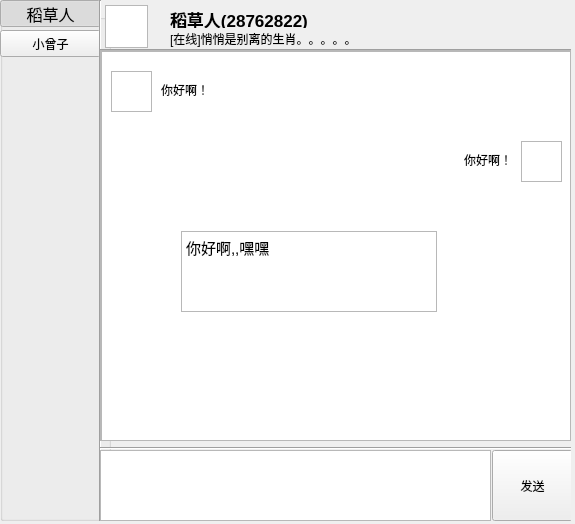
<?xml version="1.0" encoding="UTF-8"?>
<ui version="4.0">
 <class>Chat</class>
 <widget class="QWidget" name="Chat">
  <property name="geometry">
   <rect>
    <x>0</x>
    <y>0</y>
    <width>575</width>
    <height>524</height>
   </rect>
  </property>
  <property name="windowTitle">
   <string>聊天</string>
  </property>
  <widget class="QGroupBox" name="groupBox">
   <property name="geometry">
    <rect>
     <x>0</x>
     <y>0</y>
     <width>111</width>
     <height>521</height>
    </rect>
   </property>
   <property name="title">
    <string>GroupBox</string>
   </property>
   <widget class="QPushButton" name="pushButton">
    <property name="geometry">
     <rect>
      <x>0</x>
      <y>0</y>
      <width>101</width>
      <height>27</height>
     </rect>
    </property>
    <property name="palette">
     <palette>
      <active>
       <colorrole role="WindowText">
        <brush brushstyle="SolidPattern">
         <color alpha="255">
          <red>255</red>
          <green>0</green>
          <blue>0</blue>
         </color>
        </brush>
       </colorrole>
      </active>
      <inactive>
       <colorrole role="WindowText">
        <brush brushstyle="SolidPattern">
         <color alpha="255">
          <red>255</red>
          <green>0</green>
          <blue>0</blue>
         </color>
        </brush>
       </colorrole>
      </inactive>
      <disabled>
       <colorrole role="WindowText">
        <brush brushstyle="SolidPattern">
         <color alpha="255">
          <red>143</red>
          <green>145</green>
          <blue>146</blue>
         </color>
        </brush>
       </colorrole>
      </disabled>
     </palette>
    </property>
    <property name="font">
     <font>
      <family>Liberation Mono</family>
      <pointsize>12</pointsize>
      <weight>50</weight>
      <italic>false</italic>
      <bold>false</bold>
      <underline>false</underline>
      <strikeout>false</strikeout>
     </font>
    </property>
    <property name="text">
     <string>稻草人</string>
    </property>
    <property name="checkable">
     <bool>true</bool>
    </property>
    <property name="checked">
     <bool>true</bool>
    </property>
   </widget>
   <widget class="QPushButton" name="pushButton_2">
    <property name="geometry">
     <rect>
      <x>0</x>
      <y>30</y>
      <width>101</width>
      <height>27</height>
     </rect>
    </property>
    <property name="text">
     <string>小曾子</string>
    </property>
   </widget>
  </widget>
  <widget class="Line" name="line">
   <property name="geometry">
    <rect>
     <x>90</x>
     <y>0</y>
     <width>21</width>
     <height>521</height>
    </rect>
   </property>
   <property name="orientation">
    <enum>Qt::Vertical</enum>
   </property>
  </widget>
  <widget class="QStackedWidget" name="stackedWidget">
   <property name="geometry">
    <rect>
     <x>100</x>
     <y>0</y>
     <width>471</width>
     <height>521</height>
    </rect>
   </property>
   <widget class="QWidget" name="page">
    <widget class="Line" name="line_2">
     <property name="geometry">
      <rect>
       <x>-3</x>
       <y>40</y>
       <width>481</width>
       <height>20</height>
      </rect>
     </property>
     <property name="orientation">
      <enum>Qt::Horizontal</enum>
     </property>
    </widget>
    <widget class="QGraphicsView" name="graphicsView_2">
     <property name="geometry">
      <rect>
       <x>5</x>
       <y>5</y>
       <width>43</width>
       <height>43</height>
      </rect>
     </property>
    </widget>
    <widget class="QLabel" name="label">
     <property name="geometry">
      <rect>
       <x>70</x>
       <y>10</y>
       <width>251</width>
       <height>18</height>
      </rect>
     </property>
     <property name="font">
      <font>
       <family>Helvetica</family>
       <pointsize>13</pointsize>
       <weight>75</weight>
       <italic>false</italic>
       <bold>true</bold>
      </font>
     </property>
     <property name="text">
      <string>稻草人(28762822)</string>
     </property>
    </widget>
    <widget class="QLabel" name="label_2">
     <property name="geometry">
      <rect>
       <x>70</x>
       <y>30</y>
       <width>381</width>
       <height>18</height>
      </rect>
     </property>
     <property name="font">
      <font>
       <family>Helvetica</family>
       <pointsize>9</pointsize>
      </font>
     </property>
     <property name="text">
      <string>[在线]悄悄是别离的生肖。。。。。</string>
     </property>
    </widget>
    <widget class="Line" name="line_3">
     <property name="geometry">
      <rect>
       <x>0</x>
       <y>440</y>
       <width>481</width>
       <height>16</height>
      </rect>
     </property>
     <property name="orientation">
      <enum>Qt::Horizontal</enum>
     </property>
    </widget>
    <widget class="QTextEdit" name="textEdit">
     <property name="geometry">
      <rect>
       <x>0</x>
       <y>450</y>
       <width>391</width>
       <height>71</height>
      </rect>
     </property>
    </widget>
    <widget class="QPushButton" name="pushButton_3">
     <property name="geometry">
      <rect>
       <x>392</x>
       <y>450</y>
       <width>81</width>
       <height>71</height>
      </rect>
     </property>
     <property name="text">
      <string>发送</string>
     </property>
    </widget>
    <widget class="QScrollArea" name="scrollArea">
     <property name="geometry">
      <rect>
       <x>0</x>
       <y>50</y>
       <width>471</width>
       <height>391</height>
      </rect>
     </property>
     <property name="widgetResizable">
      <bool>true</bool>
     </property>
     <widget class="QWidget" name="scrollAreaWidgetContents">
      <property name="geometry">
       <rect>
        <x>0</x>
        <y>0</y>
        <width>463</width>
        <height>383</height>
       </rect>
      </property>
      <widget class="QListWidget" name="listWidget">
       <property name="geometry">
        <rect>
         <x>0</x>
         <y>0</y>
         <width>471</width>
         <height>391</height>
        </rect>
       </property>
      </widget>
      <widget class="QWidget" name="widget" native="true">
       <property name="geometry">
        <rect>
         <x>0</x>
         <y>10</y>
         <width>471</width>
         <height>61</height>
        </rect>
       </property>
       <widget class="QGraphicsView" name="graphicsView_3">
        <property name="geometry">
         <rect>
          <x>10</x>
          <y>10</y>
          <width>41</width>
          <height>41</height>
         </rect>
        </property>
       </widget>
       <widget class="QLabel" name="label_3">
        <property name="geometry">
         <rect>
          <x>60</x>
          <y>20</y>
          <width>401</width>
          <height>18</height>
         </rect>
        </property>
        <property name="text">
         <string>你好啊！</string>
        </property>
        <property name="textFormat">
         <enum>Qt::AutoText</enum>
        </property>
       </widget>
      </widget>
      <widget class="QWidget" name="widget_2" native="true">
       <property name="geometry">
        <rect>
         <x>0</x>
         <y>80</y>
         <width>471</width>
         <height>61</height>
        </rect>
       </property>
       <widget class="QGraphicsView" name="graphicsView_4">
        <property name="geometry">
         <rect>
          <x>420</x>
          <y>10</y>
          <width>41</width>
          <height>41</height>
         </rect>
        </property>
       </widget>
       <widget class="QLabel" name="label_4">
        <property name="geometry">
         <rect>
          <x>10</x>
          <y>20</y>
          <width>401</width>
          <height>18</height>
         </rect>
        </property>
        <property name="layoutDirection">
         <enum>Qt::LeftToRight</enum>
        </property>
        <property name="text">
         <string>你好啊！</string>
        </property>
        <property name="alignment">
         <set>Qt::AlignRight|Qt::AlignTrailing|Qt::AlignVCenter</set>
        </property>
       </widget>
      </widget>
      <widget class="QTextBrowser" name="textBrowser">
       <property name="geometry">
        <rect>
         <x>80</x>
         <y>180</y>
         <width>256</width>
         <height>81</height>
        </rect>
       </property>
       <property name="minimumSize">
        <size>
         <width>0</width>
         <height>40</height>
        </size>
       </property>
       <property name="sizeIncrement">
        <size>
         <width>0</width>
         <height>10</height>
        </size>
       </property>
       <property name="horizontalScrollBarPolicy">
        <enum>Qt::ScrollBarAlwaysOff</enum>
       </property>
       <property name="html">
        <string>&lt;!DOCTYPE HTML PUBLIC &quot;-//W3C//DTD HTML 4.0//EN&quot; &quot;http://www.w3.org/TR/REC-html40/strict.dtd&quot;&gt;
&lt;html&gt;&lt;head&gt;&lt;meta name=&quot;qrichtext&quot; content=&quot;1&quot; /&gt;&lt;style type=&quot;text/css&quot;&gt;
p, li { white-space: pre-wrap; }
&lt;/style&gt;&lt;/head&gt;&lt;body style=&quot; font-family:'WenQuanYi Micro Hei'; font-size:11pt; font-weight:400; font-style:normal;&quot;&gt;
&lt;p style=&quot; margin-top:0px; margin-bottom:0px; margin-left:0px; margin-right:0px; -qt-block-indent:0; text-indent:0px;&quot;&gt;你好啊,&lt;img src=&quot;/home/younfor/project/PyLinuxQQ/tmp/head/qq.jpg&quot; /&gt;,嘿嘿&lt;/p&gt;&lt;/body&gt;&lt;/html&gt;</string>
       </property>
      </widget>
     </widget>
    </widget>
   </widget>
   <widget class="QWidget" name="page_2"/>
  </widget>
 </widget>
 <resources/>
 <connections/>
</ui>
